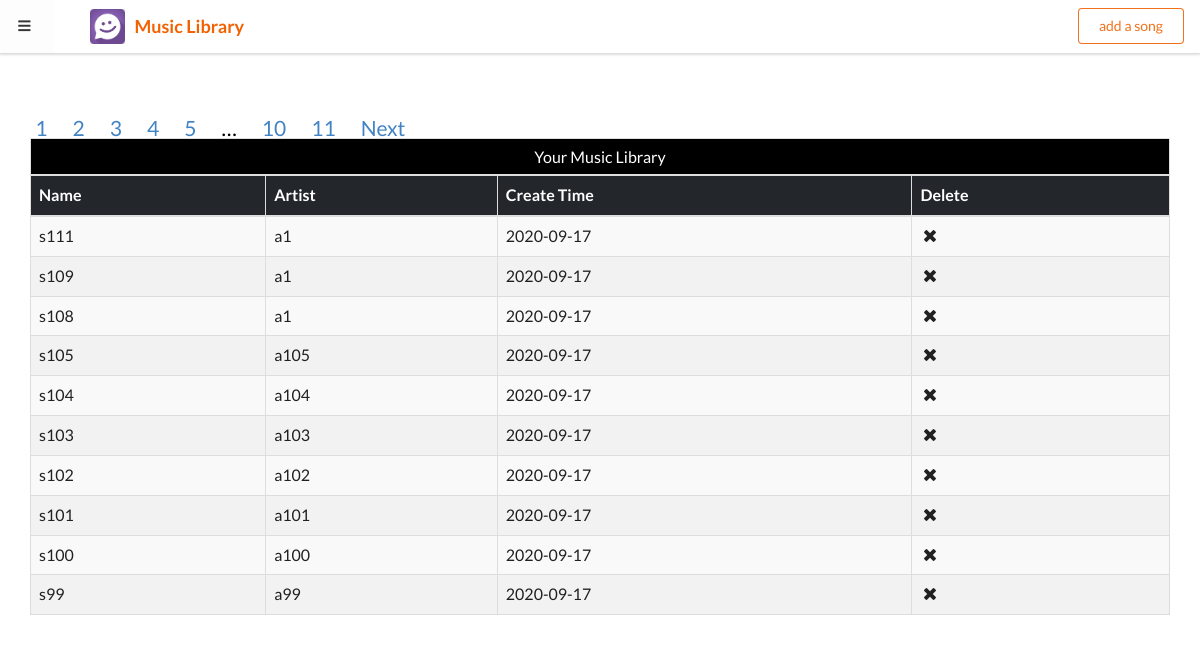
Screenshot of /home (signed in) with the database file from the repository.
### mlibrary/models.py (models this page shows)
class Song(db.Model):
    id = db.Column(db.Integer, primary_key=True)
    name = db.Column(db.String(30), nullable=False)
    artist = db.Column(db.String(30), nullable=False)
    createTime = db.Column(db.DateTime, default=datetime.utcnow, index=True)
    user_id =  db.Column(db.Integer, db.ForeignKey('user.id',ondelete="CASCADE"))

### mlibrary/blueprints/song.py (the view)
@song_bp.route('/home')
@song_bp.route('/home/page1/<int:page1>')
@song_bp.route('/home/page2/<int:page2>')
def home(page1=1,page2=1):
    if current_user.is_authenticated:
        if current_user.is_admin:
            q1 = db.session.query(Song.name, Song.artist, db.func.count(Song.user_id)).group_by(Song.name, Song.artist).order_by(
                    Song.name.asc()
                ).paginate(page1, per_page=10)
            q2 = db.session.query(Song.artist, db.func.count(db.distinct(Song.user_id))).group_by(Song.artist, Song.user_id).order_by(
                    Song.artist.asc()
                ).paginate(page2, per_page=10)
            table1 = [[q[0], q[1],q[2]] for q in q1.items]
            table2 = [[q[0], q[1]] for q in list(set(q2.items))]
            return render_template('song/admin_home.html', table1=table1, table2=table2,q1=q1,q2=q2)
        else:
            try:
                song_list = Song.query.filter_by(user_id=current_user.id).order_by(
                    Song.createTime.desc()
                ).paginate(page1, per_page=10)
            except db.OperationalError:
                db.flash("No songs in the library.")
                song_list = None
            songs = song_list.items
            allsongs = [[song.name, song.artist, song.createTime.strftime('%Y-%m-%d')] for song in songs]
            return render_template(
                'song/user_home.html',
                song_list=song_list, songs=allsongs
            )
    else:
        return render_template('auth/login.html')

### mlibrary/extensions.py (called while the page is built)
@login_manager.user_loader
def load_user(user_id):
    from mlibrary.models import User
    return User.query.get(int(user_id))

### mlibrary/models.py (called while the page is built)
    @property
    def is_admin(self):
        return self.nickname == current_app.config['ADMIN']

### mlibrary/templates/song/user_home.html (shortened to what this page needs)
{% extends 'base.html' %}
{% block nav %}
    <div class="ui top fixed borderless menu">
        <a class="item" id="toggle-sidebar">
                <i class="sidebar icon"></i>
            </a>
        <a class="item catchat" href="{{ url_for('song.index') }}">
            <img src="{{ url_for('static', filename='logo.png') }}">
            <span>Music Library</span>
        </a>
        <div class="right menu hide-on-mobile">
            {% if current_user.is_authenticated %}
                <div class="item">
                    <button class="ui button orange basic" id="show-snippet-modal">add a song</button>
                </div>
            {% else %}
                <div class="item">
                    <a class="ui primary button" href="{{ url_for('auth.login') }}">
                        Sign in</a>
                </div>
            {% endif %}
        </div>
    </div>
{% endblock %}
{% block content %}
    <div class="pusher">
        <div class="chat-box">
                {% include 'song/library.html' %}
        </div>
    </div>
{% endblock %}

### mlibrary/templates/base.html (shortened to what this page needs)
<html>
<head>
    {% block head %}
   	<link rel="stylesheet" href="https://cdn.staticfile.org/twitter-bootstrap/3.3.7/css/bootstrap.min.css">
        <link rel="stylesheet" href="{{ url_for('static', filename='css/style.css') }}">
        <link rel="stylesheet" href="{{ url_for('static', filename='semantic-ui/semantic.min.css') }}">
    {% endblock %}
</head>
<body>
{% block nav %}{% endblock %}
{% block content %}
{% endblock %}
</body>
</html>

### mlibrary/templates/song/library.html (shortened to what this page needs)
     {% if current_user.is_admin %}
<div class="pusher">
        <div class="chat-box">
    <div class="container my-4">
    {% if q1.has_prev %}
<page>
    <a href="{{ url_for('song.home', page1=q1.prev_num) }}">Previous</a>
</page>
{% endif %}
{% for page_num in q1.iter_pages() %}
    {% if page_num %}
        {% if page_num != q1.page %}
            <page>
                <a href="{{ url_for('song.home', page1=page_num) }}">{{ page_num }}</a>
            </page>
        {% else %}
            <page >
                <a href="#">{{ page_num }}</a>
            </page>
        {% endif %}
   {% else %}
       <page>
           <span class="ellipsis" style="white-space; nowrap; overflow: hidden; text-overflow: ellipsis">…</span>
       </page>
   {% endif %}
{% endfor %}
{% if q1.has_next %}
<page>
    <a href="{{ url_for('song.home', page1=q1.next_num) }}">Next</a></page>
{% endif %}
        <table class="table table-striped table-bordered grid sortable" border="1" id="table1">
                <caption class="text-center" style="border: inherit; background-color: black;caption-side: top; color:white;">Library 1</caption>
            <thead class="thead-dark" style="background-color: #23272b">
                <tr>
                    <th style="color:white">Song Title</th>
                    <th style="color:white" >Artist</th>
                    <th style="color:white" >User Count</th>
                </tr>
            </thead>
            <tbody>
                {% for t in table1 %}
                <tr>
                    <td >
                        {{ t[0] }}</td>
                    <td >{{ t[1] }}</td>
                    <td >{{ t[2] }}</td>
                {% else %}
                <td colspan="9" align="center" id="createnosong">No data so far</td>
                {% endfor %}
            </tr>
            </tbody>
        </table>
    </div>
        </div>
</div>
  <div class="pusher">
        <div class="chat-box">
    <div class="container my-4">
    {% if q2.has_prev %}
<page>
    <a href="{{ url_for('song.home', page2=q2.prev_num) }}">Previous</a>
</page>
{% endif %}
{% for page_num in q2.iter_pages() %}
    {% if page_num %}
        {% if page_num != q2.page %}
            <page>
                <a href="{{ url_for('song.home', page2=page_num) }}">{{ page_num }}</a>
            </page>
        {% else %}
            <page >
                <a href="#">{{ page_num }}</a>
            </page>
        {% endif %}
   {% else %}
       <page>
           <span class="ellipsis" style="white-space; nowrap; overflow: hidden; text-overflow: ellipsis">…</span>
       </page>
   {% endif %}
{% endfor %}
{% if q2.has_next %}
<page>
    <a href="{{ url_for('song.home', page2=q2.next_num) }}">Next</a></page>
{% endif %}
      <table class="table table-striped table-bordered grid sortable" border="1" id="table2">
                <caption class="text-center" style="border: inherit; background-color: black;caption-side: top; color:white;">Library 2</caption>
            <thead class="thead-dark" style="background-color: #23272b">
                <tr>
                    <th style="color:white" >Artist</th>
                    <th style="color:white" >User Count</th>
                </tr>
            </thead>
            <tbody>
                {% for t in table2 %}
                <tr>
                    <td >
                        {{ t[0] }}</td>
                    <td >{{ t[1] }}</td>
                {% else %}
                <td colspan="9" align="center" id="createnosong">No data so far</td>
                {% endfor %}
            </tr>
            </tbody>
    </table>
    </div>
        </div>
</div>
     {% else %}
    <div class="pusher">
        <div class="chat-box">
    <div class="container my-4">
{% for page_num in song_list.iter_pages() %}
    {% if page_num %}
        {% if page_num != song_list.page %}
            <page>
                <a href="{{ url_for('song.home', page1=page_num) }}">{{ page_num }}</a>
            </page>
        {% else %}
            <page >
                <a href="#">{{ page_num }}</a>
            </page>
        {% endif %}
   {% else %}
       <page>
           <span class="ellipsis" style="white-space; nowrap; overflow: hidden; text-overflow: ellipsis">…</span>
       </page>
   {% endif %}
{% endfor %}
{% if song_list.has_next %}
<page>
    <a href="{{ url_for('song.home', page1=song_list.next_num) }}">Next</a></page>
{% endif %}
<table class="table table-striped table-bordered grid" border="1" id="userlibrary">
                <caption class="text-center" style="border: inherit; background-color: black;caption-side: top; color:white;">Your Music Library</caption>
            <thead class="thead-dark" style="background-color: #23272b">
                <tr>
                    <th style="color:white">Name</th>
                    <th style="color:white">Artist</th>
                    <th style="color:white">Create Time</th>
                    <th style="color:white">Delete</th>
                </tr>
            </thead>
            <tbody>
                {% for song in songs %}
                <tr>
                    <td >{{ song[0] }}</td>
                    <td>{{ song[1] }}</td>
                    <td>{{ song[2] }}</td>
                    <td><div class="item delete-song-button"
                         data-href="{{ url_for('song.deleteroom', song_id=song[3]) }}">
                        <i class="delete icon"></i>
            </div></td>
                    {% else %}
            <td colspan="7" align="center" id="createnosong">Add your first song!</td>
                {% endfor %}
            </tbody>
        </table>
</div>
</div>
</div>
{% endif %}

### mlibrary/static/css/style.css (style rules this page uses)
html, body { height: 100%; margin: 0; padding: 0; }
page { padding: .6em; padding-left: 0; width: 40em; margin: .5em; margin-left: 0; font-size: 12px; color: black; padding-left: 2px; padding: .1em .25em; font-size: 150%; }
table { border-spacing: 0; width: 100%; border: 1px solid #ddd; }
th { cursor: pointer; }
th, td { text-align: left; padding: 16px; }
tr:nth-child(even) { background-color: #f2f2f2 }
.catchat { margin-left: 20px; }
.catchat span { padding-left: 10px; font-weight: bold; font-size: 18px; color: #f26202; }
.chat-box { height: 100%; color: #a1a1a1; margin: 0; padding: 59px 0 90px; padding-bottom: 160px; }
td { border: 1px #DDD solid; padding: 5px; cursor: pointer; }

### rows the page displays
Song: name "s111", artist "a1", createTime "2020-09-17"
Song: name "s109", artist "a1", createTime "2020-09-17"
Song: name "s108", artist "a1", createTime "2020-09-17"
Song: name "s105", artist "a105", createTime "2020-09-17"
Song: name "s104", artist "a104", createTime "2020-09-17"
Song: name "s103", artist "a103", createTime "2020-09-17"
Song: name "s102", artist "a102", createTime "2020-09-17"
Song: name "s101", artist "a101", createTime "2020-09-17"
Song: name "s100", artist "a100", createTime "2020-09-17"
Song: name "s99", artist "a99", createTime "2020-09-17"

### other values shown
{{ page_num }} "1"
{{ page_num }} "2" "3" "4" "5" "10" "11"
